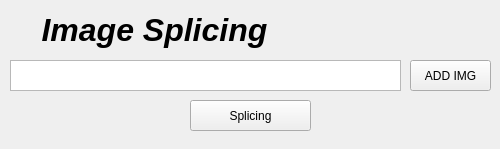
<?xml version="1.0" encoding="UTF-8"?>
<ui version="4.0">
 <class>GifShuf_form</class>
 <widget class="QMainWindow" name="GifShuf_form">
  <property name="geometry">
   <rect>
    <x>0</x>
    <y>0</y>
    <width>500</width>
    <height>149</height>
   </rect>
  </property>
  <property name="minimumSize">
   <size>
    <width>0</width>
    <height>0</height>
   </size>
  </property>
  <property name="maximumSize">
   <size>
    <width>500</width>
    <height>200</height>
   </size>
  </property>
  <property name="windowTitle">
   <string>GifShuf Tool</string>
  </property>
  <property name="styleSheet">
   <string notr="true">QProgressBar:horizontal {
    border: 1px solid #3A3939;
    text-align: center;
    padding: 1px;
    background: #201F1F;
}
QProgressBar::chunk:horizontal {
    background-color: qlineargradient(spread:reflect, x1:1, y1:0.545, x2:1, y2:0, stop:0 rgba(28, 66, 111, 255), stop:1 rgba(37, 87, 146, 255));
}

QToolTip
{
    border: 1px solid #3A3939;
    background-color: rgb(90, 102, 117);;
    color: white;
    padding: 1px;
    opacity: 200;
}

QWidget
{
    color: silver;
    background-color: #302F2F;
    selection-background-color:#3d8ec9;
    selection-color: black;
    background-clip: border;
    border-image: none;
    outline: 0;
}

QWidget:item:hover
{
    background-color: #78879b;
    color: black;
}

QWidget:item:selected
{
    background-color: #3d8ec9;
}

QCheckBox
{
    spacing: 5px;
    outline: none;
    color: #bbb;
    margin-bottom: 2px;
}

QCheckBox:disabled
{
    color: #777777;
}
QCheckBox::indicator,
QGroupBox::indicator
{
    width: 18px;
    height: 18px;
}
QGroupBox::indicator
{
    margin-left: 2px;
}

QCheckBox::indicator:unchecked,
QCheckBox::indicator:unchecked:hover,
QGroupBox::indicator:unchecked,
QGroupBox::indicator:unchecked:hover
{
    image: url(:/dark_blue/img/checkbox_unchecked.png);
}

QCheckBox::indicator:unchecked:focus,
QCheckBox::indicator:unchecked:pressed,
QGroupBox::indicator:unchecked:focus,
QGroupBox::indicator:unchecked:pressed
{
  border: none;
    image: url(:/dark_blue/img/checkbox_unchecked_focus.png);
}

QCheckBox::indicator:checked,
QCheckBox::indicator:checked:hover,
QGroupBox::indicator:checked,
QGroupBox::indicator:checked:hover
{
    image: url(:/dark_blue/img/checkbox_checked.png);
}

QCheckBox::indicator:checked:focus,
QCheckBox::indicator:checked:pressed,
QGroupBox::indicator:checked:focus,
QGroupBox::indicator:checked:pressed
{
  border: none;
    image: url(:/dark_blue/img/checkbox_checked_focus.png);
}

QCheckBox::indicator:indeterminate,
QCheckBox::indicator:indeterminate:hover,
QCheckBox::indicator:indeterminate:pressed
QGroupBox::indicator:indeterminate,
QGroupBox::indicator:indeterminate:hover,
QGroupBox::indicator:indeterminate:pressed
{
    image: url(:/dark_blue/img/checkbox_indeterminate.png);
}

QCheckBox::indicator:indeterminate:focus,
QGroupBox::indicator:indeterminate:focus
{
    image: url(:/dark_blue/img/checkbox_indeterminate_focus.png);
}

QCheckBox::indicator:checked:disabled,
QGroupBox::indicator:checked:disabled
{
    image: url(:/dark_blue/img/checkbox_checked_disabled.png);
}

QCheckBox::indicator:unchecked:disabled,
QGroupBox::indicator:unchecked:disabled
{
    image: url(:/dark_blue/img/checkbox_unchecked_disabled.png);
}

QRadioButton
{
    spacing: 5px;
    outline: none;
    color: #bbb;
    margin-bottom: 2px;
}

QRadioButton:disabled
{
    color: #777777;
}
QRadioButton::indicator
{
    width: 21px;
    height: 21px;
}

QRadioButton::indicator:unchecked,
QRadioButton::indicator:unchecked:hover
{
    image: url(:/dark_blue/img/radio_unchecked.png);
}

QRadioButton::indicator:unchecked:focus,
QRadioButton::indicator:unchecked:pressed
{
  border: none;
  outline: none;
    image: url(:/dark_blue/img/radio_unchecked_focus.png);
}

QRadioButton::indicator:checked,
QRadioButton::indicator:checked:hover
{
  border: none;
  outline: none;
    image: url(:/dark_blue/img/radio_checked.png);
}

QRadioButton::indicator:checked:focus,
QRadioButton::indicato::menu-arrowr:checked:pressed
{
  border: none;
  outline: none;
    image: url(:/dark_blue/img/radio_checked_focus.png);
}

QRadioButton::indicator:indeterminate,
QRadioButton::indicator:indeterminate:hover,
QRadioButton::indicator:indeterminate:pressed
{
        image: url(:/dark_blue/img/radio_indeterminate.png);
}

QRadioButton::indicator:checked:disabled
{
  outline: none;
  image: url(:/dark_blue/img/radio_checked_disabled.png);
}

QRadioButton::indicator:unchecked:disabled
{
    image: url(:/dark_blue/img/radio_unchecked_disabled.png);
}


QMenuBar
{
    background-color: #302F2F;
    color: silver;
}

QMenuBar::item
{
    background: transparent;
}

QMenuBar::item:selected
{
    background: transparent;
    border: 1px solid #3A3939;
}

QMenuBar::item:pressed
{
    border: 1px solid #3A3939;
    background-color: #3d8ec9;
    color: black;
    margin-bottom:-1px;
    padding-bottom:1px;
}

QMenu
{
    border: 1px solid #3A3939;
    color: silver;
    margin: 1px;
}

QMenu::icon
{
    margin: 1px;
}

QMenu::item
{
    padding: 2px 2px 2px 25px;
    margin-left: 5px;
    border: 1px solid transparent; /* reserve space for selection border */
}

QMenu::item:selected
{
    color: black;
}

QMenu::separator {
    height: 2px;
    background: lightblue;
    margin-left: 10px;
    margin-right: 5px;
}

QMenu::indicator {
    width: 16px;
    height: 16px;
}

/* non-exclusive indicator = check box style indicator
   (see QActionGroup::setExclusive) */
QMenu::indicator:non-exclusive:unchecked {
    image: url(:/dark_blue/img/checkbox_unchecked.png);
}

QMenu::indicator:non-exclusive:unchecked:selected {
    image: url(:/dark_blue/img/checkbox_unchecked_disabled.png);
}

QMenu::indicator:non-exclusive:checked {
    image: url(:/dark_blue/img/checkbox_checked.png);
}

QMenu::indicator:non-exclusive:checked:selected {
    image: url(:/dark_blue/img/checkbox_checked_disabled.png);
}

/* exclusive indicator = radio button style indicator (see QActionGroup::setExclusive) */
QMenu::indicator:exclusive:unchecked {
    image: url(:/dark_blue/img/radio_unchecked.png);
}

QMenu::indicator:exclusive:unchecked:selected {
    image: url(:/dark_blue/img/radio_unchecked_disabled.png);
}

QMenu::indicator:exclusive:checked {
    image: url(:/dark_blue/img/radio_checked.png);
}

QMenu::indicator:exclusive:checked:selected {
    image: url(:/dark_blue/img/radio_checked_disabled.png);
}

QMenu::right-arrow {
    margin: 5px;
    image: url(:/dark_blue/img/right_arrow.png)
}


QWidget:disabled
{
    color: #808080;
    background-color: #302F2F;
}

QAbstractItemView
{
    alternate-background-color: #3A3939;
    color: silver;
    border: 1px solid 3A3939;
    border-radius: 2px;
    padding: 1px;
}

QWidget:focus, QMenuBar:focus
{
    border: 1px solid #78879b;
}

QTabWidget:focus, QCheckBox:focus, QRadioButton:focus, QSlider:focus
{
    border: none;
}

QLineEdit
{
    background-color: #201F1F;
    padding: 2px;
    border-style: solid;
    border: 1px solid #3A3939;
    border-radius: 2px;
    color: silver;
}

QGroupBox {
    border:1px solid #3A3939;
    border-radius: 2px;
    margin-top: 20px;
    background-color: #302F2F;
    color: silver;
}

QGroupBox::title {
    subcontrol-origin: margin;
    subcontrol-position: top center;
    padding-left: 10px;
    padding-right: 10px;
    padding-top: 10px;
}

QAbstractScrollArea
{
    border-radius: 2px;
    border: 1px solid #3A3939;
    background-color: transparent;
}

QScrollBar:horizontal
{
    height: 15px;
    margin: 3px 15px 3px 15px;
    border: 1px transparent #2A2929;
    border-radius: 4px;
    background-color: #2A2929;
}

QScrollBar::handle:horizontal
{
    background-color: #605F5F;
    min-width: 5px;
    border-radius: 4px;
}

QScrollBar::add-line:horizontal
{
    margin: 0px 3px 0px 3px;
    border-image: url(:/dark_blue/img/right_arrow_disabled.png);
    width: 10px;
    height: 10px;
    subcontrol-position: right;
    subcontrol-origin: margin;
}

QScrollBar::sub-line:horizontal
{
    margin: 0px 3px 0px 3px;
    border-image: url(:/dark_blue/img/left_arrow_disabled.png);
    height: 10px;
    width: 10px;
    subcontrol-position: left;
    subcontrol-origin: margin;
}

QScrollBar::add-line:horizontal:hover,QScrollBar::add-line:horizontal:on
{
    border-image: url(:/dark_blue/img/right_arrow.png);
    height: 10px;
    width: 10px;
    subcontrol-position: right;
    subcontrol-origin: margin;
}


QScrollBar::sub-line:horizontal:hover, QScrollBar::sub-line:horizontal:on
{
    border-image: url(:/dark_blue/img/left_arrow.png);
    height: 10px;
    width: 10px;
    subcontrol-position: left;
    subcontrol-origin: margin;
}

QScrollBar::up-arrow:horizontal, QScrollBar::down-arrow:horizontal
{
    background: none;
}


QScrollBar::add-page:horizontal, QScrollBar::sub-page:horizontal
{
    background: none;
}

QScrollBar:vertical
{
    background-color: #2A2929;
    width: 15px;
    margin: 15px 3px 15px 3px;
    border: 1px transparent #2A2929;
    border-radius: 4px;
}

QScrollBar::handle:vertical
{
    background-color: #605F5F;
    min-height: 5px;
    border-radius: 4px;
}

QScrollBar::sub-line:vertical
{
    margin: 3px 0px 3px 0px;
    border-image: url(:/dark_blue/img/up_arrow_disabled.png);
    height: 10px;
    width: 10px;
    subcontrol-position: top;
    subcontrol-origin: margin;
}

QScrollBar::add-line:vertical
{
    margin: 3px 0px 3px 0px;
    border-image: url(:/dark_blue/img/down_arrow_disabled.png);
    height: 10px;
    width: 10px;
    subcontrol-position: bottom;
    subcontrol-origin: margin;
}

QScrollBar::sub-line:vertical:hover,QScrollBar::sub-line:vertical:on
{

    border-image: url(:/dark_blue/img/up_arrow.png);
    height: 10px;
    width: 10px;
    subcontrol-position: top;
    subcontrol-origin: margin;
}


QScrollBar::add-line:vertical:hover, QScrollBar::add-line:vertical:on
{
    border-image: url(:/dark_blue/img/down_arrow.png);
    height: 10px;
    width: 10px;
    subcontrol-position: bottom;
    subcontrol-origin: margin;
}

QScrollBar::up-arrow:vertical, QScrollBar::down-arrow:vertical
{
    background: none;
}


QScrollBar::add-page:vertical, QScrollBar::sub-page:vertical
{
    background: none;
}

QTextEdit
{
    background-color: #201F1F;
    color: silver;
    border: 1px solid #3A3939;
}

QPlainTextEdit
{
    background-color: #201F1F;;
    color: silver;
    border-radius: 2px;
    border: 1px solid #3A3939;
}

QHeaderView::section
{
    background-color: #3A3939;
    color: silver;
    padding-left: 4px;
    border: 1px solid #6c6c6c;
}

QSizeGrip {
    image: url(:/dark_blue/img/sizegrip.png);
    width: 12px;
    height: 12px;
}

QMainWindow
{
    background-color: #302F2F;

}

QMainWindow::separator
{
    background-color: #302F2F;
    color: white;
    padding-left: 4px;
    spacing: 2px;
    border: 1px dashed #3A3939;
}

QMainWindow::separator:hover
{

    background-color: #787876;
    color: white;
    padding-left: 4px;
    border: 1px solid #3A3939;
    spacing: 2px;
}


QMenu::separator
{
    height: 1px;
    background-color: #3A3939;
    color: white;
    padding-left: 4px;
    margin-left: 10px;
    margin-right: 5px;
}


QFrame
{
    border-radius: 2px;
    border: 1px solid #444;
}

QFrame[frameShape=&quot;0&quot;]
{
    border-radius: 2px;
    border: 1px transparent #444;
}

QStackedWidget
{
    background-color: #302F2F;
    border: 1px transparent black;
}

QToolBar {
    border: 1px transparent #393838;
    background: 1px solid #302F2F;
    font-weight: bold;
}

QToolBar::handle:horizontal {
    image: url(:/dark_blue/img/Hmovetoolbar.png);
}
QToolBar::handle:vertical {
    image: url(:/dark_blue/img/Vmovetoolbar.png);
}
QToolBar::separator:horizontal {
    image: url(:/dark_blue/img/Hsepartoolbar.png);
}
QToolBar::separator:vertical {
    image: url(:/dark_blue/img/Vsepartoolbars.png);
}

QPushButton
{
    color: silver;
    background-color: #302F2F;
    border-width: 2px;
    border-color: #4A4949;
    border-style: solid;
    padding-top: 2px;
    padding-bottom: 2px;
    padding-left: 10px;
    padding-right: 10px;
    border-radius: 4px;
    /* outline: none; */
    /* min-width: 40px; */
}

QPushButton:disabled
{
    background-color: #302F2F;
    border-width: 2px;
    border-color: #3A3939;
    border-style: solid;
    padding-top: 2px;
    padding-bottom: 2px;
    padding-left: 10px;
    padding-right: 10px;
    /*border-radius: 2px;*/
    color: #808080;
}

QPushButton:focus {
    background-color: #3d8ec9;
    color: white;
}

QComboBox
{
    selection-background-color: #3d8ec9;
    background-color: #201F1F;
    border-style: solid;
    border: 1px solid #3A3939;
    border-radius: 2px;
    padding: 2px;
    min-width: 75px;
}

QPushButton:checked{
    background-color: #4A4949;
    border-color: #6A6969;
}

QPushButton:hover {
    border: 2px solid #78879b;
    color: silver;
}

QComboBox:hover, QAbstractSpinBox:hover,QLineEdit:hover,QTextEdit:hover,QPlainTextEdit:hover,QAbstractView:hover,QTreeView:hover
{
    border: 1px solid #78879b;
    color: silver;
}

QComboBox:on
{
    background-color: #626873;
    padding-top: 3px;
    padding-left: 4px;
    selection-background-color: #4a4a4a;
}

QComboBox QAbstractItemView
{
    background-color: #201F1F;
    border-radius: 2px;
    border: 1px solid #444;
    selection-background-color: #3d8ec9;
    color: silver;
}

QComboBox::drop-down
{
    subcontrol-origin: padding;
    subcontrol-position: top right;
    width: 15px;

    border-left-width: 0px;
    border-left-color: darkgray;
    border-left-style: solid;
    border-top-right-radius: 3px;
    border-bottom-right-radius: 3px;
}

QComboBox::down-arrow
{
    image: url(:/dark_blue/img/down_arrow_disabled.png);
}

QComboBox::down-arrow:on, QComboBox::down-arrow:hover,
QComboBox::down-arrow:focus
{
    image: url(:/dark_blue/img/down_arrow.png);
}

QPushButton:pressed
{
    background-color: #484846;
}

QAbstractSpinBox {
    padding-top: 2px;
    padding-bottom: 2px;
    border: 1px solid #3A3939;
    background-color: #201F1F;
    color: silver;
    border-radius: 2px;
    min-width: 75px;
}

QAbstractSpinBox:up-button
{
    background-color: transparent;
    subcontrol-origin: border;
    subcontrol-position: top right;
}

QAbstractSpinBox:down-button
{
    background-color: transparent;
    subcontrol-origin: border;
    subcontrol-position: bottom right;
}

QAbstractSpinBox::up-arrow,QAbstractSpinBox::up-arrow:disabled,QAbstractSpinBox::up-arrow:off {
    image: url(:/dark_blue/img/up_arrow_disabled.png);
    width: 10px;
    height: 10px;
}
QAbstractSpinBox::up-arrow:hover
{
    image: url(:/dark_blue/img/up_arrow.png);
}


QAbstractSpinBox::down-arrow,QAbstractSpinBox::down-arrow:disabled,QAbstractSpinBox::down-arrow:off
{
    image: url(:/dark_blue/img/down_arrow_disabled.png);
    width: 10px;
    height: 10px;
}
QAbstractSpinBox::down-arrow:hover
{
    image: url(:/dark_blue/img/down_arrow.png);
}


QLabel
{
    border: 0px solid black;
}

QTabWidget{
    border: 1px transparent black;
}

QTabWidget::pane {
    border: 1px solid #444;
    border-radius: 3px;
    padding: 3px;
}

QTabBar
{
    qproperty-drawBase: 0;
    left: 5px; /* move to the right by 5px */
}

QTabBar:focus
{
    border: 0px transparent black;
}

QTabBar::close-button  {
    image: url(:/dark_blue/img/close.png);
    background: transparent;
}

QTabBar::close-button:hover
{
    image: url(:/dark_blue/img/close-hover.png);
    background: transparent;
}

QTabBar::close-button:pressed {
    image: url(:/dark_blue/img/close-pressed.png);
    background: transparent;
}

/* TOP TABS */
QTabBar::tab:top {
    color: #b1b1b1;
    border: 1px solid #4A4949;
    border-bottom: 1px transparent black;
    background-color: #302F2F;
    padding: 5px;
    border-top-left-radius: 2px;
    border-top-right-radius: 2px;
}

QTabBar::tab:top:!selected
{
    color: #b1b1b1;
    background-color: #201F1F;
    border: 1px transparent #4A4949;
    border-bottom: 1px transparent #4A4949;
    border-top-left-radius: 0px;
    border-top-right-radius: 0px;
}

QTabBar::tab:top:!selected:hover {
    background-color: #48576b;
}

/* BOTTOM TABS */
QTabBar::tab:bottom {
    color: #b1b1b1;
    border: 1px solid #4A4949;
    border-top: 1px transparent black;
    background-color: #302F2F;
    padding: 5px;
    border-bottom-left-radius: 2px;
    border-bottom-right-radius: 2px;
}

QTabBar::tab:bottom:!selected
{
    color: #b1b1b1;
    background-color: #201F1F;
    border: 1px transparent #4A4949;
    border-top: 1px transparent #4A4949;
    border-bottom-left-radius: 0px;
    border-bottom-right-radius: 0px;
}

QTabBar::tab:bottom:!selected:hover {
    background-color: #78879b;
}

/* LEFT TABS */
QTabBar::tab:left {
    color: #b1b1b1;
    border: 1px solid #4A4949;
    border-left: 1px transparent black;
    background-color: #302F2F;
    padding: 5px;
    border-top-right-radius: 2px;
    border-bottom-right-radius: 2px;
}

QTabBar::tab:left:!selected
{
    color: #b1b1b1;
    background-color: #201F1F;
    border: 1px transparent #4A4949;
    border-right: 1px transparent #4A4949;
    border-top-right-radius: 0px;
    border-bottom-right-radius: 0px;
}

QTabBar::tab:left:!selected:hover {
    background-color: #48576b;
}


/* RIGHT TABS */
QTabBar::tab:right {
    color: #b1b1b1;
    border: 1px solid #4A4949;
    border-right: 1px transparent black;
    background-color: #302F2F;
    padding: 5px;
    border-top-left-radius: 2px;
    border-bottom-left-radius: 2px;
}

QTabBar::tab:right:!selected
{
    color: #b1b1b1;
    background-color: #201F1F;
    border: 1px transparent #4A4949;
    border-right: 1px transparent #4A4949;
    border-top-left-radius: 0px;
    border-bottom-left-radius: 0px;
}

QTabBar::tab:right:!selected:hover {
    background-color: #48576b;
}

QTabBar QToolButton::right-arrow:enabled {
     image: url(:/dark_blue/img/right_arrow.png);
 }

 QTabBar QToolButton::left-arrow:enabled {
     image: url(:/dark_blue/img/left_arrow.png);
 }

QTabBar QToolButton::right-arrow:disabled {
     image: url(:/dark_blue/img/right_arrow_disabled.png);
 }

 QTabBar QToolButton::left-arrow:disabled {
     image: url(:/dark_blue/img/left_arrow_disabled.png);
 }


QDockWidget {
    border: 1px solid #403F3F;
    titlebar-close-icon: url(:/dark_blue/img/close.png);
    titlebar-normal-icon: url(:/dark_blue/img/undock.png);
}

QDockWidget::close-button, QDockWidget::float-button {
    border: 1px solid transparent;
    border-radius: 2px;
    background: transparent;
}

QDockWidget::close-button:hover, QDockWidget::float-button:hover {
    background: rgba(255, 255, 255, 10);
}

QDockWidget::close-button:pressed, QDockWidget::float-button:pressed {
    padding: 1px -1px -1px 1px;
    background: rgba(255, 255, 255, 10);
}

QTreeView, QListView, QTextBrowser, AtLineEdit, AtLineEdit::hover {
    border: 1px solid #444;
    background-color: silver;
    border-radius: 3px;
    margin-left: 3px;
    color: black;
}

QTreeView:branch:selected, QTreeView:branch:hover {
    background: url(:/dark_blue/img/transparent.png);
}

QTreeView::branch:has-siblings:!adjoins-item {
    border-image: url(:/dark_blue/img/transparent.png);
}

QTreeView::branch:has-siblings:adjoins-item {
    border-image: url(:/dark_blue/img/transparent.png);
}

QTreeView::branch:!has-children:!has-siblings:adjoins-item {
    border-image: url(:/dark_blue/img/transparent.png);
}

QTreeView::branch:has-children:!has-siblings:closed,
QTreeView::branch:closed:has-children:has-siblings {
    image: url(:/dark_blue/img/branch_closed.png);
}

QTreeView::branch:open:has-children:!has-siblings,
QTreeView::branch:open:has-children:has-siblings  {
    image: url(:/dark_blue/img/branch_open.png);
}

QTreeView::branch:has-children:!has-siblings:closed:hover,
QTreeView::branch:closed:has-children:has-siblings:hover {
    image: url(:/dark_blue/img/branch_closed-on.png);
    }

QTreeView::branch:open:has-children:!has-siblings:hover,
QTreeView::branch:open:has-children:has-siblings:hover  {
    image: url(:/dark_blue/img/branch_open-on.png);
    }

QListView::item:!selected:hover, QListView::item:!selected:hover, QTreeView::item:!selected:hover  {
    background: rgba(0, 0, 0, 0);
    outline: 0;
    color: #FFFFFF
}

QListView::item:selected:hover, QListView::item:selected:hover, QTreeView::item:selected:hover  {
    background: #3d8ec9;
    color: #FFFFFF;
}

QSlider::groove:horizontal {
    border: 1px solid #3A3939;
    height: 8px;
    background: #201F1F;
    margin: 2px 0;
    border-radius: 2px;
}

QSlider::handle:horizontal {
    background: QLinearGradient( x1: 0, y1: 0, x2: 0, y2: 1,
      stop: 0.0 silver, stop: 0.2 #a8a8a8, stop: 1 #727272);
    border: 1px solid #3A3939;
    width: 14px;
    height: 14px;
    margin: -4px 0;
    border-radius: 2px;
}

QSlider::groove:vertical {
    border: 1px solid #3A3939;
    width: 8px;
    background: #201F1F;
    margin: 0 0px;
    border-radius: 2px;
}

QSlider::handle:vertical {
    background: QLinearGradient( x1: 0, y1: 0, x2: 0, y2: 1, stop: 0.0 silver,
    stop: 0.2 #a8a8a8, stop: 1 #727272);
    border: 1px solid #3A3939;
    width: 14px;
    height: 14px;
    margin: 0 -4px;
    border-radius: 2px;
}

QToolButton {
    /*  background-color: transparent; */
    border: 2px transparent #4A4949;
    border-radius: 4px;
    background-color: dimgray;
    margin: 2px;
    padding: 2px;
}

QToolButton[popupMode=&quot;1&quot;] { /* only for MenuButtonPopup */
 padding-right: 20px; /* make way for the popup button */
 border: 2px transparent #4A4949;
 border-radius: 4px;
}

QToolButton[popupMode=&quot;2&quot;] { /* only for InstantPopup */
 padding-right: 10px; /* make way for the popup button */
 border: 2px transparent #4A4949;
}


QToolButton:hover, QToolButton::menu-button:hover {
    border: 2px solid #78879b;
}

QToolButton:checked, QToolButton:pressed,
    QToolButton::menu-button:pressed {
    background-color: #4A4949;
    border: 2px solid #78879b;
}

/* the subcontrol below is used only in the InstantPopup or DelayedPopup mode */
QToolButton::menu-indicator {
    image: url(:/dark_blue/img/down_arrow.png);
    top: -7px; left: -2px; /* shift it a bit */
}

/* the subcontrols below are used only in the MenuButtonPopup mode */
QToolButton::menu-button {
    border: 1px transparent #4A4949;
    border-top-right-radius: 6px;
    border-bottom-right-radius: 6px;
    /* 16px width + 4px for border = 20px allocated above */
    width: 16px;
    outline: none;
}

QToolButton::menu-arrow {
    image: url(:/dark_blue/img/down_arrow.png);
}

QToolButton::menu-arrow:open {
    top: 1px; left: 1px; /* shift it a bit */
    border: 1px solid #3A3939;
}

QPushButton::menu-indicator  {
    subcontrol-origin: padding;
    subcontrol-position: bottom right;
    left: 4px;
}

QTableView
{
    border: 1px solid #444;
    gridline-color: #6c6c6c;
    background-color: #201F1F;
}


QTableView, QHeaderView
{
    border-radius: 0px;
}

QTableView::item:pressed, QListView::item:pressed, QTreeView::item:pressed  {
    background: #78879b;
    color: #FFFFFF;
}

QTableView::item:selected:active, QTreeView::item:selected:active, QListView::item:selected:active  {
    background: #3d8ec9;
    color: #FFFFFF;
}


QHeaderView
{
    border: 1px transparent;
    border-radius: 2px;
    margin: 0px;
    padding: 0px;
}

QHeaderView::section  {
    background-color: #3A3939;
    color: silver;
    padding: 4px;
    border: 1px solid #6c6c6c;
    border-radius: 0px;
    text-align: center;
}

QHeaderView::section::vertical::first, QHeaderView::section::vertical::only-one
{
    border-top: 1px solid #6c6c6c;
}

QHeaderView::section::vertical
{
    border-top: transparent;
}

QHeaderView::section::horizontal::first, QHeaderView::section::horizontal::only-one
{
    border-left: 1px solid #6c6c6c;
}

QHeaderView::section::horizontal
{
    border-left: transparent;
}


QHeaderView::section:checked
 {
    color: white;
    background-color: #5A5959;
 }

 /* style the sort indicator */
QHeaderView::down-arrow {
    image: url(:/dark_blue/img/down_arrow.png);
}

QHeaderView::up-arrow {
    image: url(:/dark_blue/img/up_arrow.png);
}


QTableCornerButton::section {
    background-color: #3A3939;
    border: 1px solid #3A3939;
    border-radius: 2px;
}

QToolBox  {
    padding: 3px;
    border: 1px transparent black;
}

QToolBox::tab {
    color: #b1b1b1;
    background-color: #302F2F;
    border: 1px solid #4A4949;
    border-bottom: 1px transparent #302F2F;
    border-top-left-radius: 5px;
    border-top-right-radius: 5px;
}

 QToolBox::tab:selected { /* italicize selected tabs */
    font: italic;
    background-color: #302F2F;
    border-color: #3d8ec9;
 }

QStatusBar::item {
    border: 1px solid #3A3939;
    border-radius: 2px;
 }


QFrame[height=&quot;3&quot;], QFrame[width=&quot;3&quot;] {
    background-color: #AAA;
}


QSplitter::handle {
    border: 1px dashed #3A3939;
}

QSplitter::handle:hover {
    background-color: #787876;
    border: 1px solid #3A3939;
}

QSplitter::handle:horizontal {
    width: 1px;
}

QSplitter::handle:vertical {
    height: 1px;
}

QListWidget {
    background-color: silver;
    border-radius: 5px;
    margin-left: 5px;
}

QListWidget::item {
    color: black;
}

QMessageBox {
    messagebox-critical-icon	: url(:/dark_blue/img/critical.png);
    messagebox-information-icon	: url(:/dark_blue/img/information.png);
    messagebox-question-icon	: url(:/dark_blue/img/question.png);
    messagebox-warning-icon:    : url(:/dark_blue/img/warning.png);
}

ColorButton::enabled {
    border-radius: 0px;
    border: 1px solid #444444;
}

ColorButton::disabled {
    border-radius: 0px;
    border: 1px solid #AAAAAA;
}</string>
  </property>
  <widget class="QWidget" name="centralwidget">
   <widget class="QLabel" name="label">
    <property name="geometry">
     <rect>
      <x>9</x>
      <y>9</y>
      <width>291</width>
      <height>41</height>
     </rect>
    </property>
    <property name="font">
     <font>
      <pointsize>24</pointsize>
      <weight>75</weight>
      <italic>true</italic>
      <bold>true</bold>
     </font>
    </property>
    <property name="text">
     <string>Image Splicing</string>
    </property>
    <property name="alignment">
     <set>Qt::AlignCenter</set>
    </property>
   </widget>
   <widget class="QTextEdit" name="PATH_TXT">
    <property name="geometry">
     <rect>
      <x>10</x>
      <y>60</y>
      <width>391</width>
      <height>31</height>
     </rect>
    </property>
   </widget>
   <widget class="QPushButton" name="ADD_BTN">
    <property name="geometry">
     <rect>
      <x>410</x>
      <y>60</y>
      <width>81</width>
      <height>31</height>
     </rect>
    </property>
    <property name="text">
     <string>ADD IMG</string>
    </property>
   </widget>
   <widget class="QPushButton" name="SPL_BTN">
    <property name="geometry">
     <rect>
      <x>190</x>
      <y>100</y>
      <width>121</width>
      <height>31</height>
     </rect>
    </property>
    <property name="text">
     <string>Splicing</string>
    </property>
   </widget>
  </widget>
 </widget>
 <resources>
  <include location="img.qrc"/>
 </resources>
 <connections/>
</ui>
